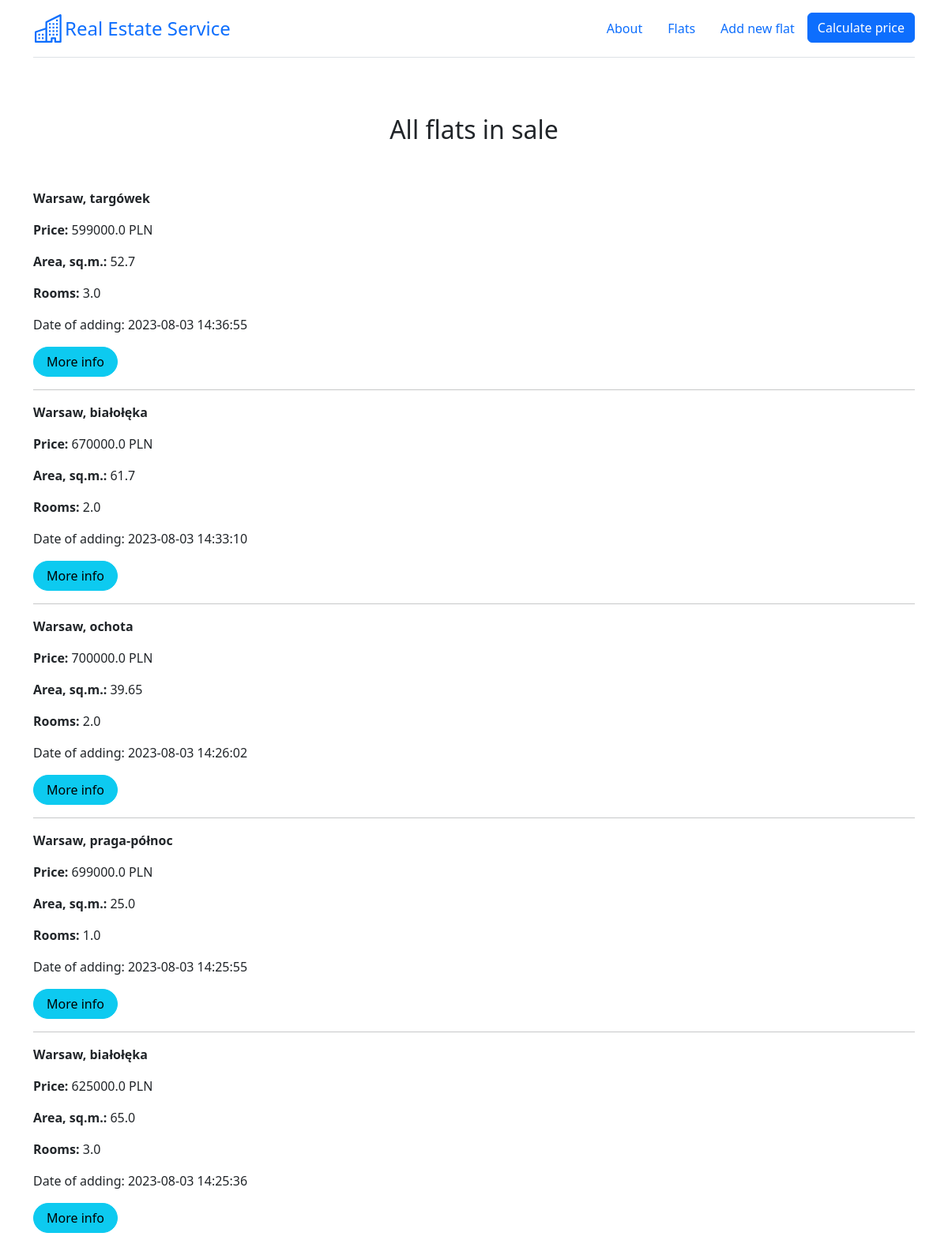
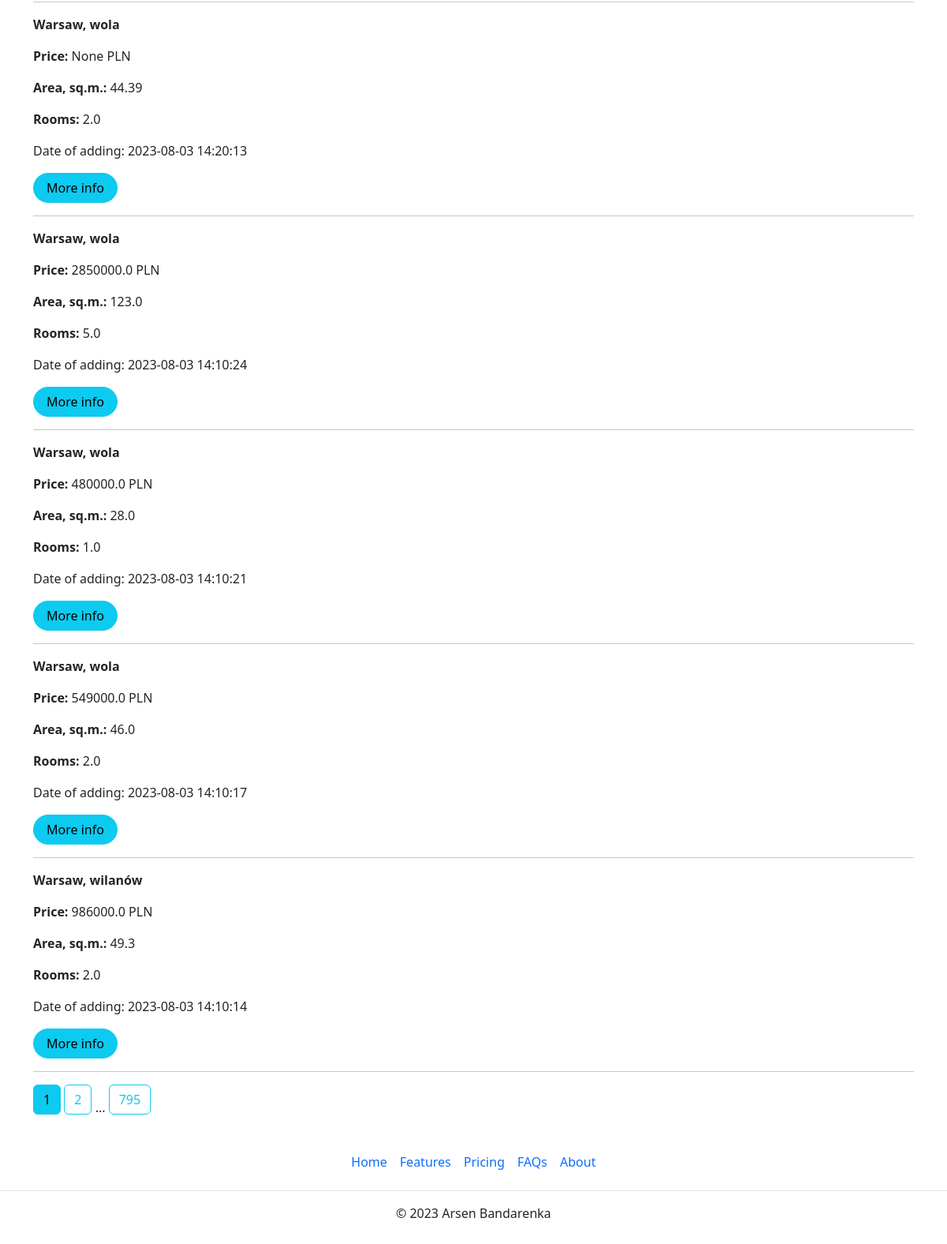
Page /flats on the committed database (2 pictures, top to bottom).
### app.py (models this page shows)
class Flat(db.Model):
    __tablename__ = "flats_load"
    __table_args__ = {'extend_existing': True}
    id = db.Column(db.Integer, primary_key=True, unique=True)
    district = db.Column(db.Text)
    street = db.Column(db.Text)
    price = db.Column(db.Float)
    area = db.Column(db.Float)
    rooms = db.Column(db.Integer)
    renovation = db.Column(db.Integer)
    floor = db.Column(db.Integer)
    market = db.Column(db.Integer)
    elevator = db.Column(db.Integer)
    balcony = db.Column(db.Integer)
    terrace = db.Column(db.Integer)
    garden = db.Column(db.Integer)
    central_heating = db.Column(db.Integer)
    seller = db.Column(db.Integer)
    blok = db.Column(db.Integer)
    parking = db.Column(db.Integer)
    publication_date = db.Column(db.DateTime, default=datetime.datetime.now())

### app.py (the view)
@app.route('/flats')
def show_flats():
    page = request.args.get('page', 1, type=int)
    flats = db.paginate(db.select(Flat).order_by(Flat.publication_date.desc()), page=page, per_page=10)
    return render_template('gpt_page.html', flats=flats, floor_dict=floor_dict)

### templates/gpt_page.html (shortened to what this page needs)
{% extends 'base.html' %}
{% block text_center %}<h2>All flats in sale</h2>{% endblock %}
{% block body %}
{% for flat in flats.items %}
    <p><strong>Warsaw, {{flat.district}}</strong></p>
    <p><strong>Price: </strong> {{flat.price}} PLN</p>
    <p><strong>Area, sq.m.: </strong> {{flat.area}}</p>
    <p><strong>Rooms: </strong> {{flat.rooms}}</p>
    <p>Date of adding: {{flat.publication_date}}</p>
    <a href="/flats/{{ flat.id }}" class="btn btn-info rounded-pill px-3">More info</a>
    <hr>
{% endfor %}
{% for page_num in flats.iter_pages(left_edge=1, left_current=1, right_current=1, right_edge=1) %}
{% if page_num %}
    {% if flats.page == page_num %}
    <a class="btn btn-info mb-4" href="{{ url_for('show_flats', page=page_num) }}">{{ page_num }}</a>
    {% else %}
    <a class="btn btn-outline-info mb-4" href="{{ url_for('show_flats', page=page_num) }}">{{ page_num }}</a>
    {% endif %}
{% else %}
...
{% endif %}
{% endfor %}
{% endblock %}

### rows in the picture
Flat: district "targówek", price "599000.0", area "52.7", rooms "3.0", publication_date "2023-08-03 14:36:55"
Flat: district "białołęka", price "670000.0", area "61.7", rooms "2.0", publication_date "2023-08-03 14:33:10"
Flat: district "ochota", price "700000.0", area "39.65", rooms "2.0", publication_date "2023-08-03 14:26:02"
Flat: district "praga-północ", price "699000.0", area "25.0", rooms "1.0", publication_date "2023-08-03 14:25:55"
Flat: district "białołęka", price "625000.0", area "65.0", rooms "3.0", publication_date "2023-08-03 14:25:36"
Flat: district "wola", price "None", area "44.39", rooms "2.0", publication_date "2023-08-03 14:20:13"
Flat: district "wola", price "2850000.0", area "123.0", rooms "5.0", publication_date "2023-08-03 14:10:24"
Flat: district "wola", price "480000.0", area "28.0", rooms "1.0", publication_date "2023-08-03 14:10:21"
Flat: district "wola", price "549000.0", area "46.0", rooms "2.0", publication_date "2023-08-03 14:10:17"
Flat: district "wilanów", price "986000.0", area "49.3", rooms "2.0", publication_date "2023-08-03 14:10:14"

### other values in the picture
{{ page_num }} "1"
{{ page_num }} "2" "795"
